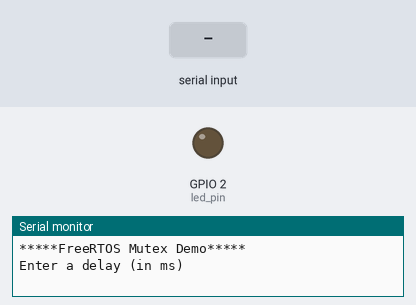
Bench run of a sketch on a simulated ESP32. On the bench: output pins drawn as LEDs (lit = HIGH), the last lines printed to the serial monitor. Dashed ring = blinking. Inputs (shaded band) come from the test bench.

Above: at 1.8 s.
1.9 s: "90,45\n" received over Serial
At 6.8 s:
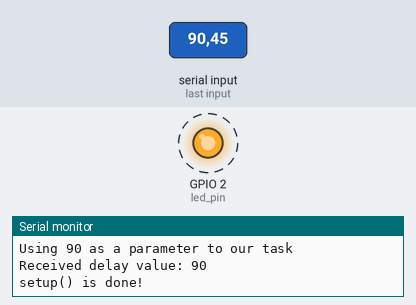
Timing chart, 0 to 10.9 s (numbered marks = the images above; inputs shaded):
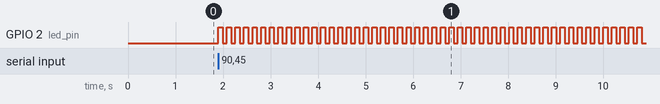

The sketch:

FreeRTOS_Mutex.ino
```cpp
// (licence header left out)
// Using only core one for demo purposes
#if CONFIG_FREERTOS_UNICORE
static const BaseType_t app_cpu = 0;
#else
static const BaseType_t app_cpu = 1;
#endif

static const int led_pin = LED_BUILTIN;
static SemaphoreHandle_t mutex;

void task(void *param) {
  xSemaphoreTake(mutex, portMAX_DELAY);

  // copy parameter into local variable -> without mutex it would likely already
  // be out of scope
  int delay = *(int *) param;

  // give the mutex back to setup()
  xSemaphoreGive(mutex);

  Serial.print("Received delay value: ");
  Serial.println(delay);
  pinMode(led_pin, OUTPUT);

  while (1) {
    digitalWrite(led_pin, HIGH);
    vTaskDelay(delay / portTICK_PERIOD_MS);
    digitalWrite(led_pin, LOW);
    vTaskDelay(delay / portTICK_PERIOD_MS);
  }

}

void setup() {
  long int delay_arg;
  Serial.begin(115200);

  // delaying setup task for 1s so we do not miss serial output
  vTaskDelay(1000 / portTICK_PERIOD_MS);
  Serial.println();
  Serial.println("*****FreeRTOS Mutex Demo*****");
  Serial.println("Enter a delay (in ms)");

  while (Serial.available() <= 0);
  delay_arg = Serial.parseInt();
  Serial.print("Using ");
  Serial.print(delay_arg);
  Serial.println(" as a parameter to our task");

  mutex = xSemaphoreCreateMutex();
  xTaskCreatePinnedToCore(task,
                        "example task",
                        1024,
                        (void*)&delay_arg, // delay arg is in local stack memory
                        1,
                        NULL,
                        app_cpu);

  // short delay to make sure mutex is acquired by other task
  vTaskDelay(portTICK_PERIOD_MS);
  xSemaphoreTake(mutex, portMAX_DELAY);
  Serial.println("setup() is done!");
}

void loop() {
  vTaskDelay(1000 / portTICK_PERIOD_MS);
}
```

Measured:
- after the input at 1.9 s, GPIO 2 (led_pin): alternates HIGH for 0.09 s and LOW for 0.09 s, starting at once
